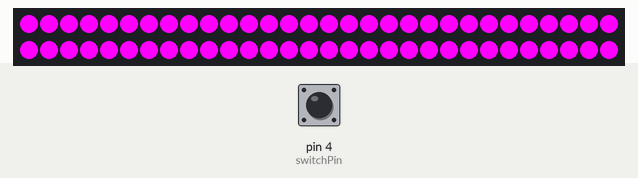
Simulated run of this sketch. Board: Arduino Uno, built with avr-gcc and run on an emulated ATmega328P. On the bench: 60 RGB LEDs in strip order, left to right, continuing on the next row. Inputs (shaded band) come from the test bench; at power-on: pin 4 (switchPin) LOW.

Above: at 1.2 s.
1.3 s: pin 4 (switchPin) pulled HIGH for 0.15 s
2.9 s: pin 4 (switchPin) pulled HIGH for 3.2 s
At 3.5 s:
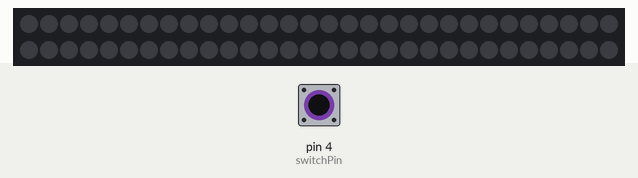
Timing chart, 0 to 5.9 s (numbered marks = the images above; inputs shaded):
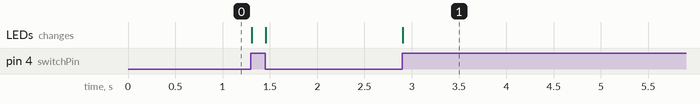

Measured:
- after the input at 2.9 s, the LEDs: change at once (image 1)

The sketch:

neopixel_basic_button.ino
```cpp
/********************************************************************************************************
  neopixel_basic_button:
  Written by Scott Kildall

  This will light just a NeoPixel strip of NeoPixels
  When the button presses, we will turn off the NeoPixel

---------------------------------------------------------------------------------------------------------
NeoPixel Information for initializing the strip, below
  60ma/pixel for current load
  Parameter 1 = number of pixels in strip
  Parameter 2 = pin number (most are valid)
  Parameter 3 = pixel type flags, add together as needed:
    NEO_KHZ800  800 KHz bitstream (most NeoPixel products w/WS2812 LEDs)
    NEO_KHZ400  400 KHz (classic 'v1' (not v2) FLORA pixels, WS2811 drivers)
    NEO_GRB     Pixels are wired for GRB bitstream (most NeoPixel products)
    NEO_RGB     Pixels are wired for RGB bitstream (v1 FLORA pixels, not v2)

**********************************************************************************************************/

#include <Adafruit_NeoPixel.h>

// the data pin for the NeoPixels
int neoPixelPin = 6;

// How many NeoPixels we will be using, charge accordingly
int numPixels = 60;

// Instatiate the NeoPixel from the ibrary
Adafruit_NeoPixel strip = Adafruit_NeoPixel(numPixels, neoPixelPin, NEO_GRB + NEO_KHZ800);

// Global RGB values, change to suit your needs
int r = 255;
int g = 0;
int b = 255;

// pin for input
int switchPin = 4;

void setup() {
  strip.begin();  // initialize the strip
  strip.show();   // make sure it is visible
  strip.clear();  // Initialize all pixels to 'off'
}

void loop() {
  // Check to see if the button is down
  if( digitalRead(switchPin) == true ) {
    // if value is 0,0,0, then the pixel will be "off"
    for( int i = 0; i < numPixels; i++ )
       strip.setPixelColor(i, 0, 0, 0 );
  }
  else {
    Serial.println("off");

     for( int i = 0; i < numPixels; i++ )
       strip.setPixelColor(i, r, g, b);
  }

  strip.show();

  // delay for the purposes of debouncing the switch
  delay(10);
}
```
